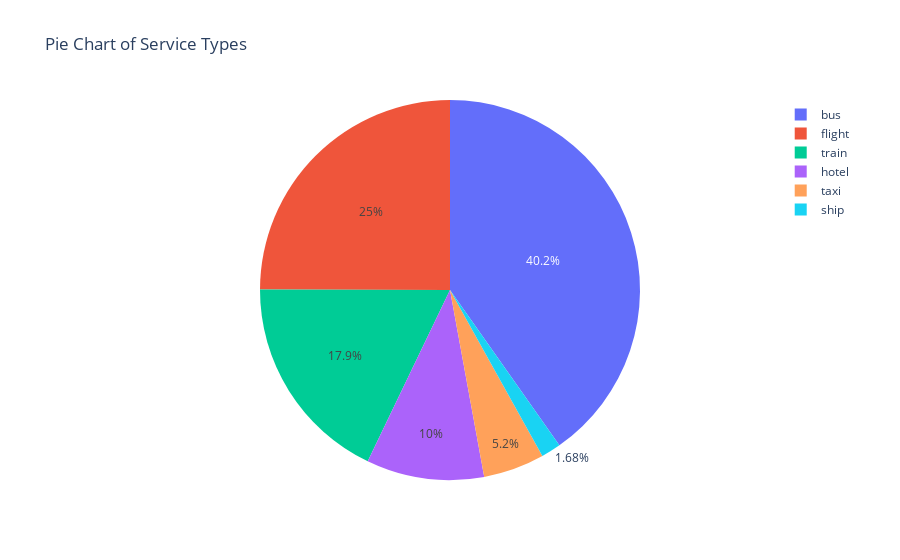

Notebook code cell kept with this figure:
### Code cell
fig = px.pie(values=percentages.values(),
             names=list(percentages.keys()),
             title='Pie Chart of Service Types')
fig.show()

### Figure 1 — Plotly figure (JSON) as saved in the notebook; plotly's stock layout.template omitted (floating-point values rounded to 4 significant figures)
{"data": [{"domain": {"x": [0, 1], "y": [0, 1]}, "hovertemplate": "label=%{label}<br>value=%{value}<extra></extra>", "labels": ["bus", "flight", "train", "hotel", "taxi", "ship"], "legendgroup": "", "name": "", "showlegend": true, "type": "pie", "values": [0.4024, 0.2496, 0.1791, 0.1001, 0.05197, 0.01681]}], "layout": {"legend": {"tracegroupgap": 0}, "title": {"text": "Pie Chart of Service Types"}}}
